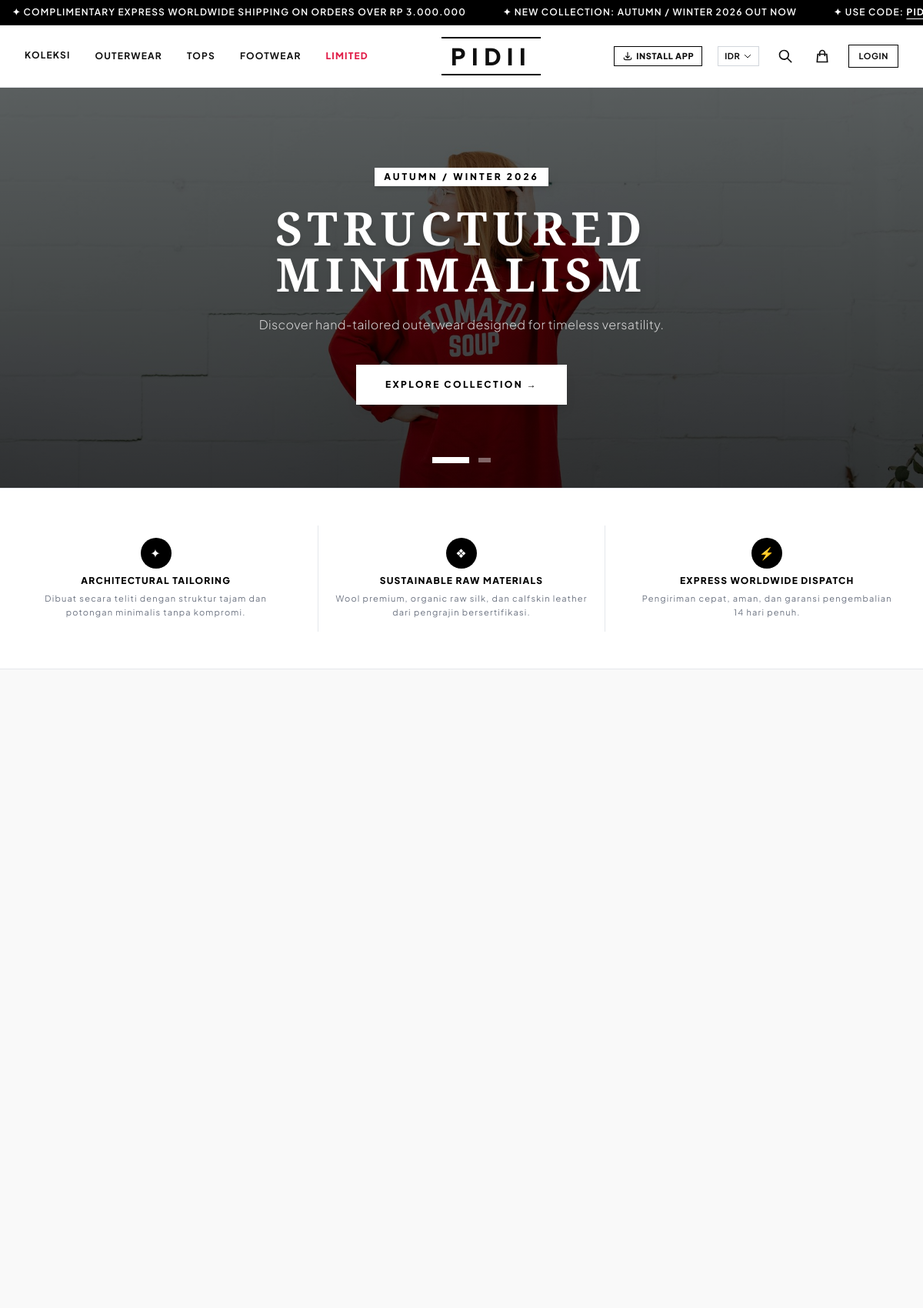
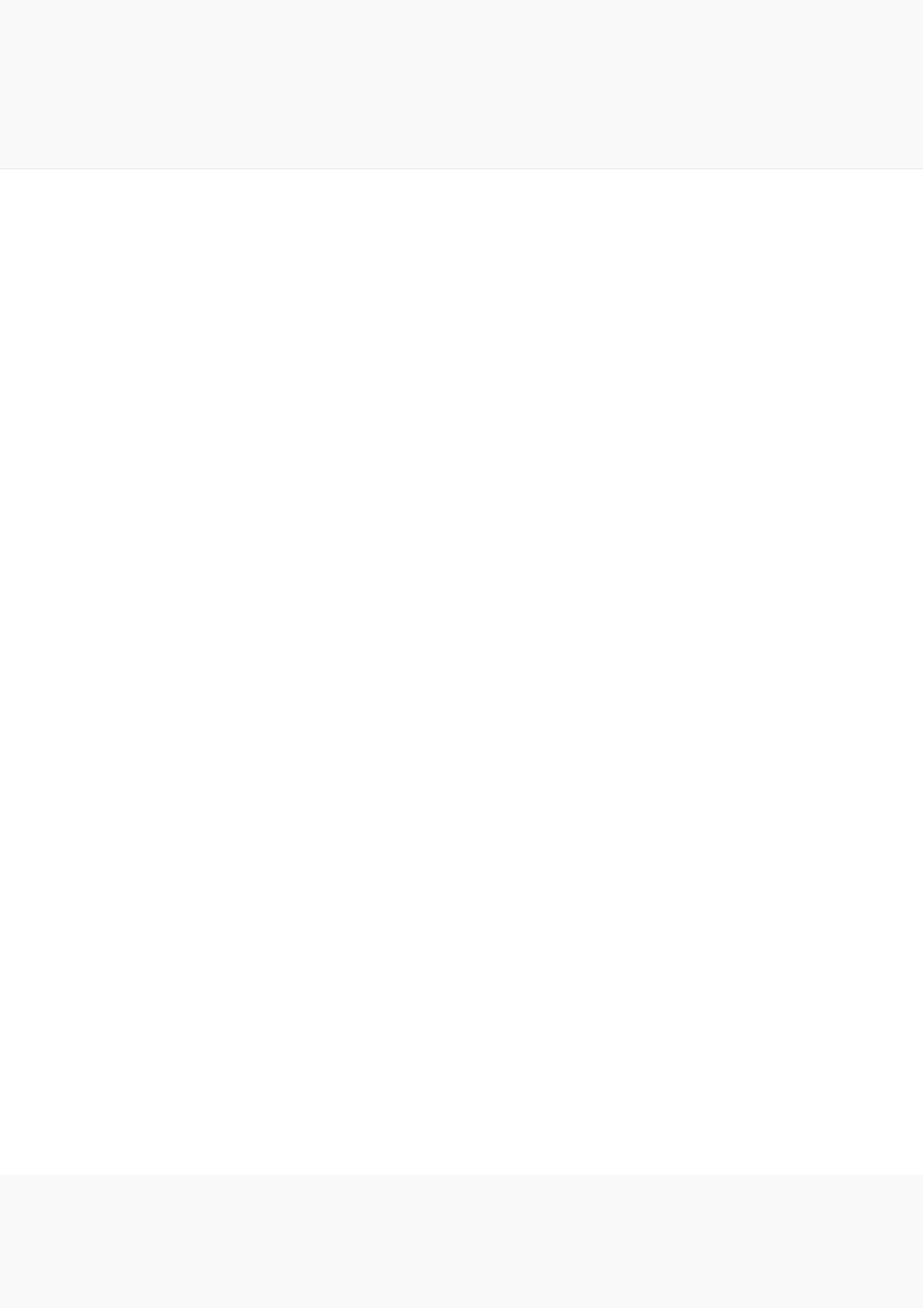
The page / (upper part) on the database its author committed (2 pictures, top to bottom).
### tables this page shows
CREATE TABLE IF NOT EXISTS `banners` (
  `id` INT AUTO_INCREMENT PRIMARY KEY,
  `title` VARCHAR(150) NOT NULL,
  `subtitle` VARCHAR(255) DEFAULT NULL,
  `image` VARCHAR(255) DEFAULT NULL,
  `link` VARCHAR(255) DEFAULT 'products.php',
  `is_active` TINYINT(1) DEFAULT 1,
  `created_at` TIMESTAMP DEFAULT CURRENT_TIMESTAMP
);

### config/config.php (called while the page is built, shortened)
<?php
function base_url($path = '') {
    $protocol = isset($_SERVER['HTTPS']) && $_SERVER['HTTPS'] === 'on' ? "https" : "http";
    $host = $_SERVER['HTTP_HOST'] ?? 'localhost';
    $scriptDir = dirname($_SERVER['SCRIPT_NAME'] ?? '');
    $base = rtrim($protocol . "://" . $host . rtrim($scriptDir, '/\\'), '/\\');
    return $base . '/' . ltrim($path, '/');
}
function get_image_url($filename, $title = 'PIDII', $w = 800, $h = 1000) {
    if (!empty($filename) && file_exists(__DIR__ . '/../assets/uploads/' . $filename)) {
        return base_url('assets/uploads/' . $filename);
    }
    return base_url('assets/placeholder.php?text=' . urlencode($title) . '&w=' . $w . '&h=' . $h);
}

### index.php (the view, shortened to what this page needs)
<?php
require_once __DIR__ . '/includes/header.php';
$db = Database::getConnection();
$banners = $db->query("SELECT * FROM banners WHERE is_active = 1 ORDER BY id DESC")->fetchAll();
?>
<section class="relative bg-black text-white overflow-hidden"
         x-data="{
            activeSlide: 0,
            totalSlides: <?= count($banners) ?>,
            timer: null,
            startAutoplay() {
                if (this.totalSlides > 1) {
                    this.timer = setInterval(() => {
                        this.activeSlide = (this.activeSlide + 1) % this.totalSlides;
                    }, 4500);
                }
            },
            stopAutoplay() {
                if (this.timer) clearInterval(this.timer);
            }
         }"
         x-init="startAutoplay()"
         @mouseenter="stopAutoplay()"
         @mouseleave="startAutoplay()">
    <?php if (!empty($banners)): ?>
        <div class="relative h-[48vh] sm:h-[58vh] md:h-[65vh] max-h-[520px] min-h-[340px] w-full overflow-hidden">
            <?php foreach ($banners as $idx => $banner): ?>
                <div x-show="activeSlide === <?= $idx ?>"
                     x-transition:enter="transition cubic-bezier(0.16, 1, 0.3, 1) duration-1000"
                     x-transition:enter-start="opacity-0 scale-105"
                     x-transition:enter-end="opacity-100 scale-100"
                     x-transition:leave="transition cubic-bezier(0.16, 1, 0.3, 1) duration-800"
                     x-transition:leave-start="opacity-100 scale-100"
                     x-transition:leave-end="opacity-0 scale-95"
                     class="absolute inset-0 bg-cover bg-center flex items-center justify-center text-center p-4 sm:p-6 hero-zoom-bg"
                     style="background-image: linear-gradient(rgba(0, 0, 0, 0.55), rgba(0, 0, 0, 0.75)), url('<?= get_image_url($banner['image'], $banner['title'], 1920, 1080) ?>');">
                    <div class="max-w-3xl space-y-3 sm:space-y-6 transform transition-all duration-1000 px-2">
                        <span class="inline-block bg-white text-black font-extrabold text-[9px] sm:text-xs uppercase tracking-[0.25em] px-3 py-1 rounded-none shadow-md animate-pulse">AUTUMN / WINTER 2026</span>
                        <h1 class="text-2xl sm:text-5xl lg:text-6xl font-black uppercase tracking-[0.12em] leading-tight serif-title drop-shadow-lg">
                            <?= htmlspecialchars($banner['title']) ?>
                        </h1>
                        <p class="text-xs sm:text-base text-neutral-300 font-light max-w-xl mx-auto tracking-wide line-clamp-2">
                            <?= htmlspecialchars($banner['subtitle']) ?>
                        </p>
                        <div class="pt-2 sm:pt-4">
                            <a href="<?= htmlspecialchars($banner['link']) ?>" class="inline-block bg-white text-black font-extrabold text-[11px] sm:text-xs uppercase tracking-[0.2em] px-6 sm:px-9 py-3 sm:py-4 border-2 border-white hover:bg-black hover:text-white transition-all duration-300 transform hover:-translate-y-1 shadow-lg btn-sweep">
                                EXPLORE COLLECTION &rarr;
                            </a>
                        </div>
                    </div>
                </div>
            <?php endforeach; ?>
            <?php if (count($banners) > 1): ?>
                <div class="absolute bottom-4 sm:bottom-8 left-0 right-0 flex items-center justify-center space-x-2 sm:space-x-3 z-20">
                    <?php foreach ($banners as $idx => $b): ?>
                        <button @click="activeSlide = <?= $idx ?>"
                                :class="activeSlide === <?= $idx ?> ? 'bg-white w-8 sm:w-12 h-1.5 sm:h-2' : 'bg-white/40 w-3 sm:w-4 h-1 sm:h-1.5 hover:bg-white/80'"
                                class="transition-all duration-500 rounded-none focus:outline-none relative overflow-hidden">
                        </button>
                    <?php endforeach; ?>
                </div>
            <?php endif; ?>
        </div>
    <?php endif; ?>
</section>
<section class="border-y border-gray-200 bg-white py-8 sm:py-12">
    <div class="max-w-7xl mx-auto px-4 grid grid-cols-1 md:grid-cols-3 gap-6 text-center uppercase tracking-widest text-xs reveal">
        <div class="space-y-1.5 p-2 sm:p-4 transition-transform duration-300 hover:-translate-y-1">
            <div class="w-8 h-8 sm:w-10 sm:h-10 mx-auto mb-2 flex items-center justify-center bg-black text-white rounded-full text-xs sm:text-base">✦</div>
            <h4 class="font-black text-black">Architectural Tailoring</h4>
            <p class="text-gray-500 text-[11px] normal-case leading-relaxed">Dibuat secara teliti dengan struktur tajam dan potongan minimalis tanpa kompromi.</p>
        </div>
        <div class="space-y-1.5 md:border-x border-gray-200 p-2 sm:p-4 transition-transform duration-300 hover:-translate-y-1">
            <div class="w-8 h-8 sm:w-10 sm:h-10 mx-auto mb-2 flex items-center justify-center bg-black text-white rounded-full text-xs sm:text-base">❖</div>
            <h4 class="font-black text-black">Sustainable Raw Materials</h4>
            <p class="text-gray-500 text-[11px] normal-case leading-relaxed">Wool premium, organic raw silk, dan calfskin leather dari pengrajin bersertifikasi.</p>
        </div>
        <div class="space-y-1.5 p-2 sm:p-4 transition-transform duration-300 hover:-translate-y-1">
            <div class="w-8 h-8 sm:w-10 sm:h-10 mx-auto mb-2 flex items-center justify-center bg-black text-white rounded-full text-xs sm:text-base">⚡</div>
            <h4 class="font-black text-black">Express Worldwide Dispatch</h4>
            <p class="text-gray-500 text-[11px] normal-case leading-relaxed">Pengiriman cepat, aman, dan garansi pengembalian 14 hari penuh.</p>
        </div>
    </div>
</section>
<section class="max-w-7xl mx-auto px-4 sm:px-6 lg:px-8 py-12 sm:py-20">
    <div class="grid grid-cols-2 sm:grid-cols-3 lg:grid-cols-4 gap-3 sm:gap-6">
    </div>
</section>
<section class="bg-white py-12 sm:py-20 border-t border-gray-200">
    <div class="max-w-7xl mx-auto px-4 sm:px-6 lg:px-8">
        <div class="grid grid-cols-2 sm:grid-cols-2 lg:grid-cols-4 gap-3 sm:gap-6">
        </div>
    </div>
</section>
<?php require_once __DIR__ . '/includes/footer.php'; ?>

### includes/header.php (style rules this page uses)
html { scroll-behavior: smooth; }
body { font-family: 'Plus Jakarta Sans', sans-serif; background-color: #F9F9F9; color: #0F0F0F; -webkit-font-smoothing: antialiased; overflow-x: hidden; animation: pageFadeIn 0.6s cubic-bezier(0.16, 1, 0.3, 1) forwards; }
.serif-title { font-family: 'Playfair Display', serif; }
.reveal { opacity: 0; transform: translateY(30px); transition: opacity 0.8s cubic-bezier(0.16, 1, 0.3, 1), transform 0.8s cubic-bezier(0.16, 1, 0.3, 1); will-change: opacity, transform; }
.reveal.active { opacity: 1; transform: translateY(0); }
.btn-sweep { position: relative; overflow: hidden; z-index: 1; }
.btn-sweep::before { content: ''; position: absolute; top: 0; left: -100%; width: 100%; height: 100%; background: #27272a; transition: transform 0.5s cubic-bezier(0.16, 1, 0.3, 1); z-index: -1; }
.hero-zoom-bg { animation: heroPulseZoom 20s ease-in-out infinite alternate; }

### rows shown on the page
banners: title "STRUCTURED MINIMALISM", subtitle "Discover hand-tailored outerwear designed for timeless versatility."
